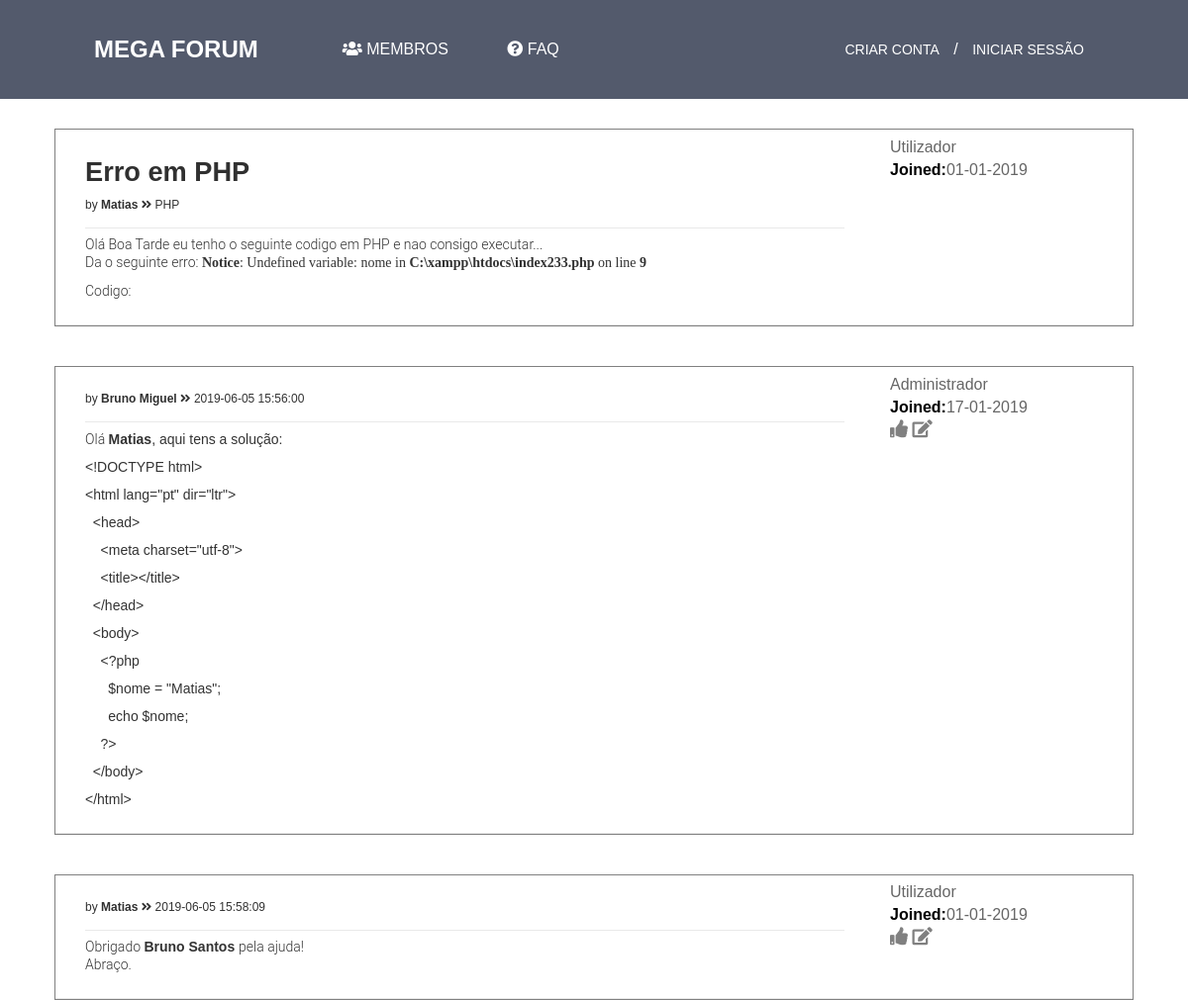
Page /Paginas/more.php?id=46 on the committed database.
### tables this page shows
CREATE TABLE `utilizadores` (
  `id_utilizador` int(11) NOT NULL,
  `nome_utilizador` varchar(200) NOT NULL,
  `email` varchar(200) NOT NULL,
  `password` varchar(11) NOT NULL,
  `foto` text NOT NULL,
  `type` int(11) NOT NULL,
  `data_registo` date NOT NULL,
  `sexo` text NOT NULL,
  `especialidade` varchar(255) NOT NULL,
  `bio` varchar(255) NOT NULL,
  `foto_capa` text NOT NULL,
  `link_facebook` text NOT NULL,
  `link_web` text NOT NULL,
  `link_instagram` text NOT NULL,
  `activo` int(11) NOT NULL
);

CREATE TABLE `titulo` (
  `id_titulo` int(11) NOT NULL,
  `titulo` varchar(200) NOT NULL
);

CREATE TABLE `categoria` (
  `id_categoria` int(11) NOT NULL,
  `categoria` varchar(200) NOT NULL,
  `type` int(11) NOT NULL
);

CREATE TABLE `assunto` (
  `id_assunto` int(11) NOT NULL,
  `assunto` varchar(10000) NOT NULL
);

CREATE TABLE `respostas` (
  `id_respostas` int(11) NOT NULL,
  `resposta` varchar(10000) NOT NULL,
  `id_utilizador` int(11) NOT NULL,
  `id_topico` int(11) NOT NULL,
  `hora` timestamp NOT NULL DEFAULT '0000-00-00 00:00:00' ON UPDATE CURRENT_TIMESTAMP
);

### Paginas/more.php (the view, shortened to what this page needs)
<?php
  include('header2.php');
  include('servidor.php');
?>
<!DOCTYPE html>
<html lang="pt" dir="ltr">
  <head>
    <link rel="stylesheet" type="text/css" href="../CSS/more.css">
    <link rel="stylesheet" href="https://use.fontawesome.com/releases/v5.8.1/css/all.css">
  </head>
  <?php
   $url = "http://$_SERVER[HTTP_HOST]$_SERVER[REQUEST_URI]";
   $id = substr($url, strrpos($url, '=') + 1);
   $sql_topico = "SELECT * FROM topicos WHERE id_topico = '$id'";
   $query_topico = mysqli_query($bd, $sql_topico);
   $res_topico = mysqli_fetch_assoc($query_topico);
   $id_ut_login = $_SESSION['id_utilizador'];
   do {
     $id_titulo = $res_topico['id_titulo'];
     $sql_titulo = "SELECT * FROM titulo WHERE id_titulo = '$id_titulo'";
     $query_titulo = mysqli_query($bd, $sql_titulo);
     $res_titulo = mysqli_fetch_assoc($query_titulo);
     $titulo = $res_titulo['titulo'];
     $id_utilizador = $res_topico['id_utilizador'];
     $sql_utilizador = "SELECT * FROM utilizadores WHERE id_utilizador = '$id_utilizador'";
     $query_utilizador = mysqli_query($bd, $sql_utilizador);
     $res_utilizador = mysqli_fetch_assoc($query_utilizador);
     $nome_utilizador = $res_utilizador['nome_utilizador'];
     $data_registo = $res_utilizador['data_registo'];
     $rank = $res_utilizador['type'];
      if($rank == 1) {
        $rank = "Administrador";
      }else {
        $rank = "Utilizador";
      }
      $id_categoria = $res_topico['id_categoria'];
      $sql_categoria = "SELECT * FROM categoria WHERE id_categoria = '$id_categoria'";
      $query_categoria = mysqli_query($bd, $sql_categoria);
      $res_categoria = mysqli_fetch_assoc($query_categoria);
      $categoria = $res_categoria['categoria'];
      $id_assunto = $res_topico['id_assunto'];
      $sql_assunto = "SELECT * FROM assunto WHERE id_assunto = '$id_assunto'";
      $query_assunto = mysqli_query($bd, $sql_assunto);
      $res_assunto = mysqli_fetch_assoc($query_assunto);
      $assunto = $res_assunto['assunto'];
  ?>
  <body>
    <div class="title_topic">
      <span class="topic-list-header--title"></span>
      <div class="topic-list--content">
        <ul>
          <li>
            <div class="topic--post post has-profile">
              <dl class="postprofile">
                <dd class="profile-rank"><?php echo $rank; ?></dd>
                <dd class="profile-joined"><strong>Joined:</strong><?php echo date('d-m-Y', strtotime($data_registo));?></dd>
              </dl>
            </div>
            <div class="postbody">
              <div id="post_content_topico">
                <h3 class="first"><a href="#"><?php echo $titulo;?></a></h3>
                <p class="author"><span class="responsive-hide">by <strong><a href="../Paginas/perfil_user.php?<?php echo $id_utilizador; ?>"><?php echo $nome_utilizador; ?></a></strong> <i class="fa fa-angle-double-right"></i> <?php echo $categoria; ?></span></p>
                <div class="content"><?php echo $assunto; ?></div>
              </div>
            </div>
          </li>
        </ul>
      </div>
      <?php }while($res_topico = mysqli_fetch_assoc($query_topico));?>
    </div>
    <?php
      $sql_resposta = "SELECT * FROM respostas WHERE id_topico = '$id'";
      $query_resposta = mysqli_query($bd, $sql_resposta);
      $res_resposta = mysqli_fetch_assoc($query_resposta);
      $contagem_resposta = mysqli_num_rows($query_resposta);
      do {
        $id_utilizador = $res_resposta['id_utilizador'];
        $sql_utilizador_resposta = "SELECT * FROM utilizadores WHERE id_utilizador = '$id_utilizador'";
        $query_utilizador_resposta = mysqli_query($bd, $sql_utilizador_resposta);
        $res_utilizador_resposta = mysqli_fetch_assoc($query_utilizador_resposta);
        $nome_utilizador = $res_utilizador_resposta['nome_utilizador'];
        $data_registo = $res_utilizador_resposta['data_registo'];
        $rank = $res_utilizador_resposta['type'];
          if($rank == 1) {
            $rank = "Administrador";
          }else {
            $rank = "Utilizador";
          }
          if($contagem_resposta > 0 ) {
            $id_resposta = $res_resposta['id_respostas'];
            $resposta = $res_resposta['resposta'];
            $data_resposta = $res_resposta['hora'];
            $result = mysqli_query($bd, "SELECT COUNT(id_like_resposta) AS id_like_resposta FROM likes_respostas
            WHERE id_resposta = '$id_resposta'");
            $row = mysqli_fetch_array($result);
            $count_nlikes = $row['id_like_resposta'];
    ?>
    <div class="title_topic">
      <span class="topic-list-header--resposta"></span>
      <div class="topic-list--content">
        <ul>
          <li>
            <div class="topic--post post has-profile">
              <dl class="postprofile">
                <dd class="profile-rank"><?php echo $rank; ?></dd>
                <dd class="profile-joined"><strong>Joined:</strong><?php echo date('d-m-Y', strtotime($data_registo));?></dd>
                <?php
                  $sql_like_resposta = "SELECT * FROM likes_respostas WHERE id_resposta = '$id_resposta' AND id_utilizador = '$id_ut_login'";
                  $query_like_resposta = mysqli_query($bd, $sql_like_resposta);
                  $cont_like_resposta = mysqli_num_rows($query_like_resposta);
                  $res_like_resposta = mysqli_fetch_assoc($query_like_resposta);
                  $id_like_resposta = $res_like_resposta['id_like_resposta'];
                    if($cont_like_resposta > 0) {
                ?>
                <form method="POST" class="forms">
								    <button name="btn_remove_like_<?php echo $id_like_resposta;?>" class="btn_like_1"><i class="fas fa-thumbs-up"></i></button>
                </form>
                <?php echo $count_nlikes; ?>
                <?php
										if(isset($_POST['btn_remove_like_'.$id_like_resposta])) {
                      $sql_remove_like = "DELETE FROM likes_respostas WHERE id_like_resposta = '$id_like_resposta'";
										  $query_remove_like = mysqli_query($bd, $sql_remove_like);
											echo("<meta http-equiv='refresh' content='0'>");
									  }
											}else{
                ?>
								<form method="POST" class="forms">
								    <button name="btn_like_resposta_<?php echo $id_resposta;?>" class="btn_like"><i class="fas fa-thumbs-up"></i></button>
                </form>
							   <?php
										}
								 ?>
                  <button name="btn_editar_resposta" class="btn_editar_resposta" id="btn_modal_respostas<?php echo $id_resposta;?>"><i class="fas fa-edit"></i></button>
              </dl>
            </div>
            <div class="postbody">
              <div id="post_content_topico">
                <p class="author"><span class="responsive-hide">by <strong><a href="../Paginas/perfil_user.php?<?php echo $id_utilizador; ?>"><?php echo $nome_utilizador; ?></a></strong> <i class="fa fa-angle-double-right"></i> <?php echo $data_resposta; ?></span></p>
                <div class="content"><?php echo utf8_decode($resposta); ?></div>
              </div>
            </div>
          </li>
        </ul>
      </div>
    <?php } }while($res_resposta = mysqli_fetch_assoc($query_resposta));?>
    </div>
  </body>
</html>

### CSS/header.css (style rules this page uses)
* { padding: 0; margin: 0; font-family: "montserrat", sans-serif; }
html { height: 100%; }
body { min-height: 100%; position: relative; }

### CSS/more.css (style rules this page uses)
.topic-list--content { overflow: hidden; border: 1px solid grey; margin: 10px 55px; }
.topic--post { margin: -2px 0 0; padding: 15px 20px 0; }
.post { padding: 5px 10px; margin-bottom: 4px; background-repeat: no-repeat; border-radius: 7px; }
.postprofile { color: #666666; border-color: #FFFFFF; }
.postprofile { margin: -25px 0 0px 0; min-height: 80px; border: 1px solid transparent; border-width: 0 0 0 1px; width: 22%; float: right; display: inline; }
dl { margin-top: 0; margin-bottom: 20px; }
dd, dt { line-height: 1.42857143; }
.postprofile dd { overflow: hidden; text-overflow: ellipsis; }
#post_content_topico { padding: 0px 30px; }
.postbody { color: #333333; }
.postbody { padding: 0; line-height: 1.48em; width: 76%; float: left; }
.postbody h3.first { font-size: 1.7em; }
.postbody h3 { font-size: 20px; line-height: 28px; }
.postbody h3 { float: left; font-size: 1.5em; padding: 2px 0 0 0; margin-top: 0 !important; margin-bottom: 0.3em !important; text-transform: none; border: none; font-family: "Trebuchet MS", Verdana, Helvetica, Arial, sans-serif; line-height: 125%; }
.postbody a { color: #303030; text-decoration: none; }
.postbody p.author { padding-bottom: 15px; border-bottom: 1px solid #e9e9e9; font-size: 12px; line-height: 16px; }
p.author { margin-bottom: 0.6em; padding: 0 0 5px 0; font-family: Verdana, Helvetica, Arial, sans-serif; font-size: 1em; line-height: 1.2em; clear: both; }
p { font-size: 14px; line-height: 18px; }
p { margin: 0 0 10px; }
.postprofile strong { color: #000000; }
.postbody .content { font-size: 14px; font-weight: 300; line-height: 20px; }
.postbody .content { overflow-x: auto; }
.content, .content p { font-family: 'Roboto', sans-serif; font-size: 14px; line-height: 18px; }
.content { color: #333333; }
.content { clear: both; min-height: 3em; overflow: hidden; line-height: 1.4em; font-family: "Lucida Grande", "Trebuchet MS", Verdana, Helvetica, Arial, sans-serif; font-size: 1em; padding-bottom: 1px; }
.topic-list--content ul { margin: 0; padding: 0; list-style: none; }
.topic-list--content > ul > li:last-child { margin-bottom: 0; }
.topic-list--content > ul > li { margin: 10px 0; padding-top: 2px; padding-bottom: 14px; border-style: solid; border-width: 0 0 1px; border-color: #e9e9e9; background-color: #fff; overflow: hidden; }
.topic-list-header--title { padding: 15px 10px; color: #fff; font-size: 16px; font-weight: 700; line-height: 20px; text-transform: uppercase; -webkit-transition: opacity .25s ease; transition: opacity .25s ease; overflow: hidden; text-overflow: ellipsis; }
.topic-list-header--resposta { padding: 15px 10px; color: #fff; font-size: 16px; font-weight: 700; line-height: 20px; text-transform: uppercase; -webkit-transition: opacity .25s ease; transition: opacity .25s ease; overflow: hidden; text-overflow: ellipsis; }
.btn_like { font-size: 18px; background: transparent; border: none; cursor: pointer; color: grey; outline: none; }
.forms { display: inline; }
.btn_editar_resposta { font-size: 18px; background: transparent; border: none; cursor: pointer; color: grey; outline: none; }

### rows in the picture
utilizadores: type "Utilizador", data_registo "01-01-2019", nome_utilizador "Matias"
titulo: titulo "Erro em PHP"
categoria: categoria "PHP"
assunto: assunto "Olá Boa Tarde eu tenho o seguinte codigo em PHP e nao consigo executar... Da o seguinte erro: Notice : Undefined variable: nome in C:\\xampp\\htdocs\\index233.php on line 9 Codigo:"
respostas: id_utilizador.type "Administrador", id_utilizador.data_registo "17-01-2019", id_utilizador.nome_utilizador "Bruno Miguel", hora "2019-06-05 15:56:00", resposta "Olá Matias , aqui tens a solução: <!DOCTYPE html> <html lang=\"pt\" dir=\"ltr\"> <head> <meta charset=\"utf-8\"> <title></title> </head> <body> <?php $nome = \"Matias\"; echo $nome; ?> </body> </html>"
respostas: id_utilizador.type "Utilizador", id_utilizador.data_registo "01-01-2019", id_utilizador.nome_utilizador "Matias", hora "2019-06-05 15:58:09", resposta "Obrigado Bruno Santos pela ajuda! Abraço."
